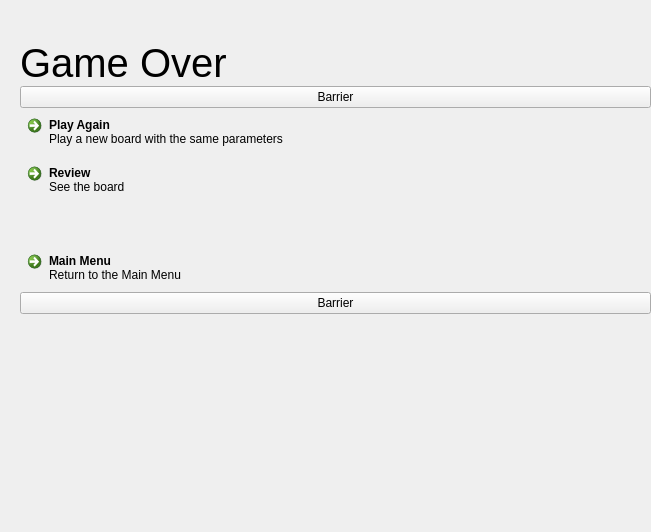
<?xml version="1.0" encoding="UTF-8"?>
<ui version="4.0">
 <class>GameOver</class>
 <widget class="QWidget" name="GameOver">
  <property name="geometry">
   <rect>
    <x>0</x>
    <y>0</y>
    <width>651</width>
    <height>532</height>
   </rect>
  </property>
  <property name="windowTitle">
   <string>Form</string>
  </property>
  <layout class="QVBoxLayout" name="verticalLayout_2">
   <property name="spacing">
    <number>0</number>
   </property>
   <property name="leftMargin">
    <number>0</number>
   </property>
   <property name="topMargin">
    <number>0</number>
   </property>
   <property name="rightMargin">
    <number>0</number>
   </property>
   <property name="bottomMargin">
    <number>0</number>
   </property>
   <item>
    <layout class="QHBoxLayout" name="horizontalLayout_2">
     <item>
      <spacer name="leftSpacing">
       <property name="orientation">
        <enum>Qt::Horizontal</enum>
       </property>
       <property name="sizeType">
        <enum>QSizePolicy::Fixed</enum>
       </property>
       <property name="sizeHint" stdset="0">
        <size>
         <width>20</width>
         <height>20</height>
        </size>
       </property>
      </spacer>
     </item>
     <item>
      <layout class="QVBoxLayout" name="verticalLayout">
       <property name="spacing">
        <number>0</number>
       </property>
       <item>
        <spacer name="verticalSpacer_3">
         <property name="orientation">
          <enum>Qt::Vertical</enum>
         </property>
         <property name="sizeType">
          <enum>QSizePolicy::Fixed</enum>
         </property>
         <property name="sizeHint" stdset="0">
          <size>
           <width>20</width>
           <height>40</height>
          </size>
         </property>
        </spacer>
       </item>
       <item>
        <widget class="QLabel" name="label">
         <property name="font">
          <font>
           <pointsize>30</pointsize>
          </font>
         </property>
         <property name="text">
          <string>Game Over</string>
         </property>
         <property name="margin">
          <number>9</number>
         </property>
        </widget>
       </item>
       <item>
        <widget class="FocusBarrier" name="focusBarrierTop">
         <property name="text">
          <string notr="true">Barrier</string>
         </property>
        </widget>
       </item>
       <item>
        <widget class="QCommandLinkButton" name="playAgainButton">
         <property name="text">
          <string>Play Again</string>
         </property>
         <property name="description">
          <string>Play a new board with the same parameters</string>
         </property>
        </widget>
       </item>
       <item>
        <widget class="QCommandLinkButton" name="saveButton">
         <property name="text">
          <string>Review</string>
         </property>
         <property name="description">
          <string>See the board</string>
         </property>
        </widget>
       </item>
       <item>
        <spacer name="verticalSpacer">
         <property name="orientation">
          <enum>Qt::Vertical</enum>
         </property>
         <property name="sizeType">
          <enum>QSizePolicy::Fixed</enum>
         </property>
         <property name="sizeHint" stdset="0">
          <size>
           <width>20</width>
           <height>40</height>
          </size>
         </property>
        </spacer>
       </item>
       <item>
        <widget class="QCommandLinkButton" name="mainMenuButton">
         <property name="text">
          <string>Main Menu</string>
         </property>
         <property name="description">
          <string>Return to the Main Menu</string>
         </property>
        </widget>
       </item>
       <item>
        <widget class="FocusBarrier" name="focusBarrierBottom">
         <property name="text">
          <string notr="true">Barrier</string>
         </property>
        </widget>
       </item>
       <item>
        <spacer name="verticalSpacer_2">
         <property name="orientation">
          <enum>Qt::Vertical</enum>
         </property>
         <property name="sizeHint" stdset="0">
          <size>
           <width>20</width>
           <height>40</height>
          </size>
         </property>
        </spacer>
       </item>
      </layout>
     </item>
    </layout>
   </item>
   <item>
    <widget class="GamepadHud" name="gamepadHud" native="true"/>
   </item>
  </layout>
 </widget>
 <customwidgets>
  <customwidget>
   <class>FocusBarrier</class>
   <extends>QPushButton</extends>
   <header location="global">focusbarrier.h</header>
  </customwidget>
  <customwidget>
   <class>GamepadHud</class>
   <extends>QWidget</extends>
   <header location="global">gamepadhud.h</header>
   <container>1</container>
  </customwidget>
 </customwidgets>
 <resources/>
 <connections/>
</ui>
